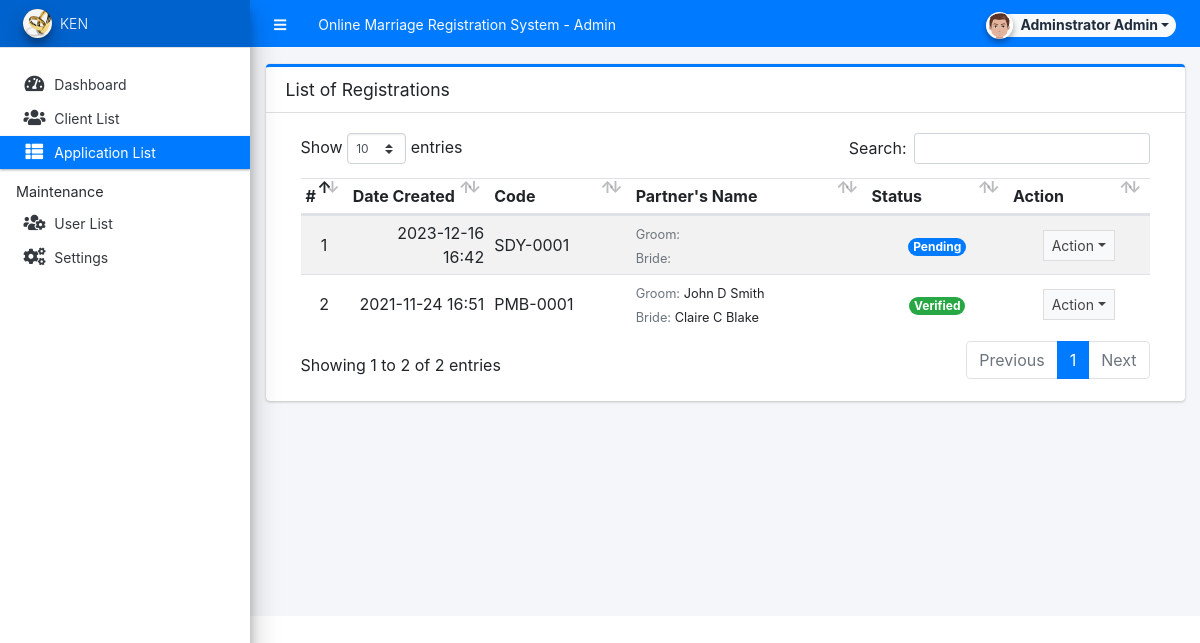
The app's page /admin/?page=application (signed in) with its own data.
### tables this page shows
CREATE TABLE `registration_list` (
  `id` int(30) NOT NULL,
  `registration_code` varchar(50) NOT NULL,
  `client_id` int(30) NOT NULL,
  `schedule` date NOT NULL,
  `remarks` text DEFAULT NULL,
  `status` tinyint(1) NOT NULL DEFAULT 0,
  `action_user_id` int(30) DEFAULT NULL,
  `date_created` datetime NOT NULL DEFAULT current_timestamp(),
  `date_updated` datetime NOT NULL DEFAULT current_timestamp()
);

### admin/application/index.php (the view, shortened to what this page needs)
<div class="card card-outline card-primary">
	<div class="card-header">
		<h3 class="card-title">List of Registrations</h3>
	</div>
	<div class="card-body">
		<div class="container-fluid">
        <div class="container-fluid">
			<table class="table table-hover table-striped">
				<colgroup>
					<col width="5%">
					<col width="15%">
					<col width="15%">
					<col width="25%">
					<col width="15%">
					<col width="15%">
				</colgroup>
				<thead>
					<tr>
						<th>#</th>
						<th>Date Created</th>
						<th>Code</th>
						<th>Partner's Name</th>
						<th>Status</th>
						<th>Action</th>
					</tr>
				</thead>
				<tbody>
					<?php
						$i = 1;
						$qry = $conn->query("SELECT *  from `registration_list` order by `status` asc, unix_timestamp(date_created) desc ");
						while($row = $qry->fetch_assoc()):
							$meta = $conn->query("SELECT * FROM `registration_details` where registration_id ='{$row['id']}' and (`meta_field` in ('bride_firstname','bride_middlename','bride_lastname','groom_firstname','groom_middlename','groom_lastname'))");
							$couple = array_column($meta->fetch_all(MYSQLI_ASSOC),'meta_value','meta_field');
							$bride = "{$couple['bride_firstname']} {$couple['bride_middlename']} {$couple['bride_lastname']}";
							$groom = "{$couple['groom_firstname']} {$couple['groom_middlename']} {$couple['groom_lastname']}";
					?>
						<tr>
							<td class="text-center"><?php echo $i++; ?></td>
							<td class="text-right"><?php echo date("Y-m-d H:i",strtotime($row['date_created'])) ?></td>
							<td><?php echo $row['registration_code'] ?></td>
							<td class="lh-1">
								<small><span class="text-muted">Groom: </span><?= ucwords($groom) ?></small><br>
								<small><span class="text-muted">Bride: </span><?= ucwords($bride) ?></small>
							</td>
							<td class="text-center">
                                <?php if($row['status'] == 1): ?>
                                    <span class="badge badge-success rounded-pill">Verified</span>
								<?php elseif($row['status'] == 2): ?>
                                    <span class="badge badge-danger rounded-pill">Rejected</span>
                                <?php else: ?>
                                    <span class="badge badge-primary rounded-pill">Pending</span>
                                <?php endif; ?>
                            </td>
							<td align="center">
								 <button type="button" class="btn btn-flat btn-default btn-sm dropdown-toggle dropdown-icon" data-toggle="dropdown">
				                  		Action
				                  </button>
							</td>
						</tr>
					<?php endwhile; ?>
				</tbody>
			</table>
		</div>
		</div>
	</div>
</div>

### records on screen
registration_list: date_created "2023-12-16 16:42", registration_code "SDY-0001", status "Pending"
registration_list: date_created "2021-11-24 16:51", registration_code "PMB-0001", groom "John D Smith", bride "Claire C Blake", status "Verified"

### other values on screen
$_settings->info('name') "Online Marriage Registration System"
$_settings->userdata('firstname').' '.$_settings->userdata('lastname') "Adminstrator Admin"
$_settings->info('short_name') "KEN"
